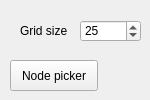
           <widget class="QWidget" name="page_3">
            <widget class="QSpinBox" name="spinBox_grids">
             <property name="geometry">
              <rect>
               <x>80</x>
               <y>20</y>
               <width>61</width>
               <height>22</height>
              </rect>
             </property>
             <property name="minimum">
              <number>1</number>
             </property>
             <property name="maximum">
              <number>100</number>
             </property>
             <property name="singleStep">
              <number>5</number>
             </property>
             <property name="value">
              <number>25</number>
             </property>
            </widget>
            <widget class="QLabel" name="label_7grids">
             <property name="geometry">
              <rect>
               <x>20</x>
               <y>20</y>
               <width>61</width>
               <height>21</height>
              </rect>
             </property>
             <property name="text">
              <string>Grid size</string>
             </property>
            </widget>
            <widget class="QToolButton" name="toolButton_31">
             <property name="geometry">
              <rect>
               <x>10</x>
               <y>60</y>
               <width>88</width>
               <height>31</height>
              </rect>
             </property>
             <property name="toolTip">
              <string>Print node name in JBEAM textedit at cursor position.</string>
             </property>
             <property name="whatsThis">
              <string/>
             </property>
             <property name="text">
              <string>Node picker</string>
             </property>
             <property name="iconSize">
              <size>
               <width>60</width>
               <height>60</height>
              </size>
             </property>
             <property name="checkable">
              <bool>true</bool>
             </property>
             <property name="toolButtonStyle">
              <enum>Qt::ToolButtonTextUnderIcon</enum>
             </property>
            </widget>
           </widget>
